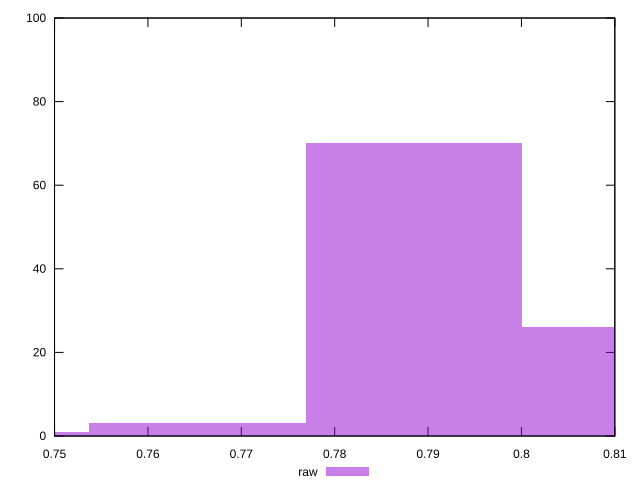

The script that saved this image:
reset

$raw <<EOF
0.7653139191210563 3
0.7885052500035125 70
0.7421225882386 1
0.8116965808859687 26
EOF

set key outside below
set boxwidth 0.02319133088245625
set xrange [0.75:0.81]
set yrange [0:100]
set trange [0:100]
set style fill transparent solid 0.5 noborder
set terminal svg size 640, 490 enhanced background rgb 'white'
set output "report_00017_2021-02-10T15-08-03.406Z/meta/score/samples/pages+cached+noadtech+nomedia+nocss/raw/histogram.svg"

plot $raw title "raw" with boxes

reset
